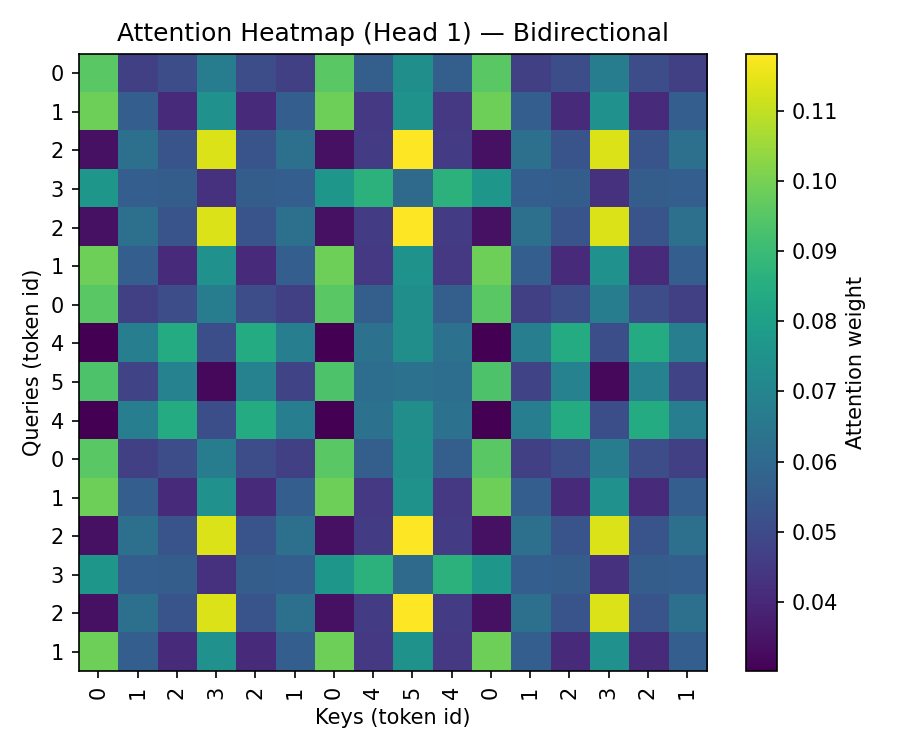

Here is the Python script that generated this plot:
# attention_heatmap.py
# Visualizes multi-head self-attention on a toy token sequence.
# Saves:
#   - outputs/attention_heatmap.png  (head 0, labeled axes)
#   - outputs/attention_heads.png    (all heads grid)
#
# Usage:
#   pip install torch matplotlib
#   python attention_heatmap.py --seq-len 16 --heads 4 --d-model 32 --causal

import argparse, os, math
import numpy as np
import torch
import torch.nn as nn
import matplotlib.pyplot as plt

def make_tokens(seq_len: int) -> torch.Tensor:
    """
    Make a simple repeating pattern of token IDs, shape (S, 1).
    """
    base = [0,1,2,3,2,1,0,4,5,4]
    toks = (base * ((seq_len + len(base) - 1)//len(base)))[:seq_len]
    return torch.tensor(toks, dtype=torch.long).unsqueeze(1)  # (S, N=1)

def causal_mask(S: int) -> torch.Tensor:
    """
    Upper-triangular mask (no peeking ahead). Zeros on/below diag, -inf above.
    PyTorch expects additive mask where masked positions are -inf.
    """
    mask = torch.triu(torch.ones(S, S), diagonal=1)
    mask = mask.masked_fill(mask == 1, float("-inf"))
    return mask

def attention_entropy(A: torch.Tensor) -> torch.Tensor:
    """
    Row-wise entropy for attention matrix A (S, S), softmax probs per row.
    """
    eps = 1e-12
    return -(A * (A + eps).log()).sum(dim=-1)

def plot_single_head(A_np: np.ndarray, tok_ids, outpath: str, title: str):
    os.makedirs(os.path.dirname(outpath), exist_ok=True)
    plt.figure(figsize=(6, 5), dpi=150)
    im = plt.imshow(A_np, aspect='auto', interpolation='nearest')
    plt.title(title)
    plt.xlabel("Keys (token id)")
    plt.ylabel("Queries (token id)")
    plt.xticks(range(len(tok_ids)), tok_ids, rotation=90)
    plt.yticks(range(len(tok_ids)), tok_ids)
    cbar = plt.colorbar(im)
    cbar.set_label("Attention weight")
    plt.tight_layout()
    plt.savefig(outpath)
    plt.close()
    print(f"Saved {outpath}")

def plot_all_heads(weights: torch.Tensor, outpath: str):
    """
    weights: (H, 1, S, S) tensor of attention weights (probabilities).
    """
    H = weights.shape[0]
    S = weights.shape[2]
    cols = min(4, H)
    rows = math.ceil(H / cols)
    os.makedirs(os.path.dirname(outpath), exist_ok=True)

    # Common scale for comparability
    vmin, vmax = 0.0, float(weights.max().item())

    fig, axes = plt.subplots(rows, cols, figsize=(3.2*cols, 3.0*rows), dpi=150)
    axes = np.array(axes).reshape(-1) if H > 1 else [axes]

    last_im = None
    for h in range(H):
        A = weights[h, 0].detach().cpu().numpy()  # (S, S)
        ax = axes[h]
        im = ax.imshow(A, vmin=vmin, vmax=vmax, aspect='auto', interpolation='nearest')
        ax.set_title(f"Head {h+1}")
        ax.set_xticks([]); ax.set_yticks([])
        last_im = im

    # Hide extra axes if any
    for k in range(H, len(axes)):
        axes[k].axis("off")

    if last_im is not None:
        fig.colorbar(last_im, ax=axes[:H].tolist(), shrink=0.7, label="Attention weight")
    plt.tight_layout()
    plt.savefig(outpath)
    plt.close()
    print(f"Saved {outpath}")

def main():
    p = argparse.ArgumentParser()
    p.add_argument("--seq-len", type=int, default=16, help="Sequence length S")
    p.add_argument("--vocab", type=int, default=6, help="Toy vocab size")
    p.add_argument("--d-model", type=int, default=32, help="Embedding / model dim")
    p.add_argument("--heads", type=int, default=4, help="Number of attention heads")
    p.add_argument("--seed", type=int, default=42, help="Random seed")
    p.add_argument("--causal", action="store_true", help="Use causal (decoder-style) mask")
    p.add_argument("--head", type=int, default=0, help="Which head to show in single-head figure")
    args = p.parse_args()

    torch.manual_seed(args.seed)
    np.random.seed(args.seed)

    # Tokens & embeddings
    tokens = make_tokens(args.seq_len)             # (S, 1)
    emb = nn.Embedding(args.vocab, args.d_model)

    # Multihead Self-Attention
    attn = nn.MultiheadAttention(embed_dim=args.d_model, num_heads=args.heads, batch_first=False)
    x = emb(tokens).float()                        # (S, 1, D)

    mask = causal_mask(args.seq_len) if args.causal else None
    out, weights = attn(x, x, x,
                        need_weights=True,
                        average_attn_weights=False,
                        attn_mask=mask)
    # weights: (H, N=1, S, S)

    # --- Metrics on head 0 (INSERTS 3 & 4) ---
    h = max(0, min(args.head, args.heads - 1))
    head0 = weights[h, 0]                          # (S, S) torch tensor
    row_H = attention_entropy(head0)               # (S,)
    self_ratio = torch.diag(head0).mean().item()

    print(f"\n[Head {h}] Per-token attention entropy:")
    print([round(v, 4) for v in row_H.tolist()])
    print(f"[Head {h}] Mean self-attention (diagonal avg): {self_ratio:.4f}")
    print(f"Masking: {'causal' if args.causal else 'bidirectional'}")

    # --- Save single-head labeled heatmap (head h) ---
    tok_ids = tokens.squeeze(1).tolist()
    plot_single_head(
        head0.detach().cpu().numpy(),
        tok_ids,
        outpath="outputs/attention_heatmap.png",
        title=f"Attention Heatmap (Head {h+1}) — {'Causal' if args.causal else 'Bidirectional'}"
    )

    # --- Save all-heads grid ---
    plot_all_heads(weights, outpath="outputs/attention_heads.png")

if __name__ == "__main__":
    main()
